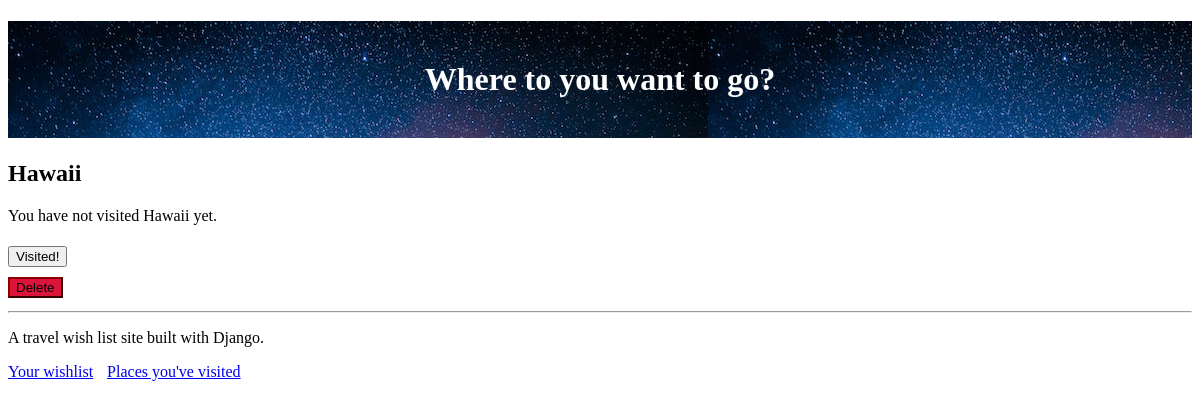
Before: /place/15 (signed in) with the older database file.
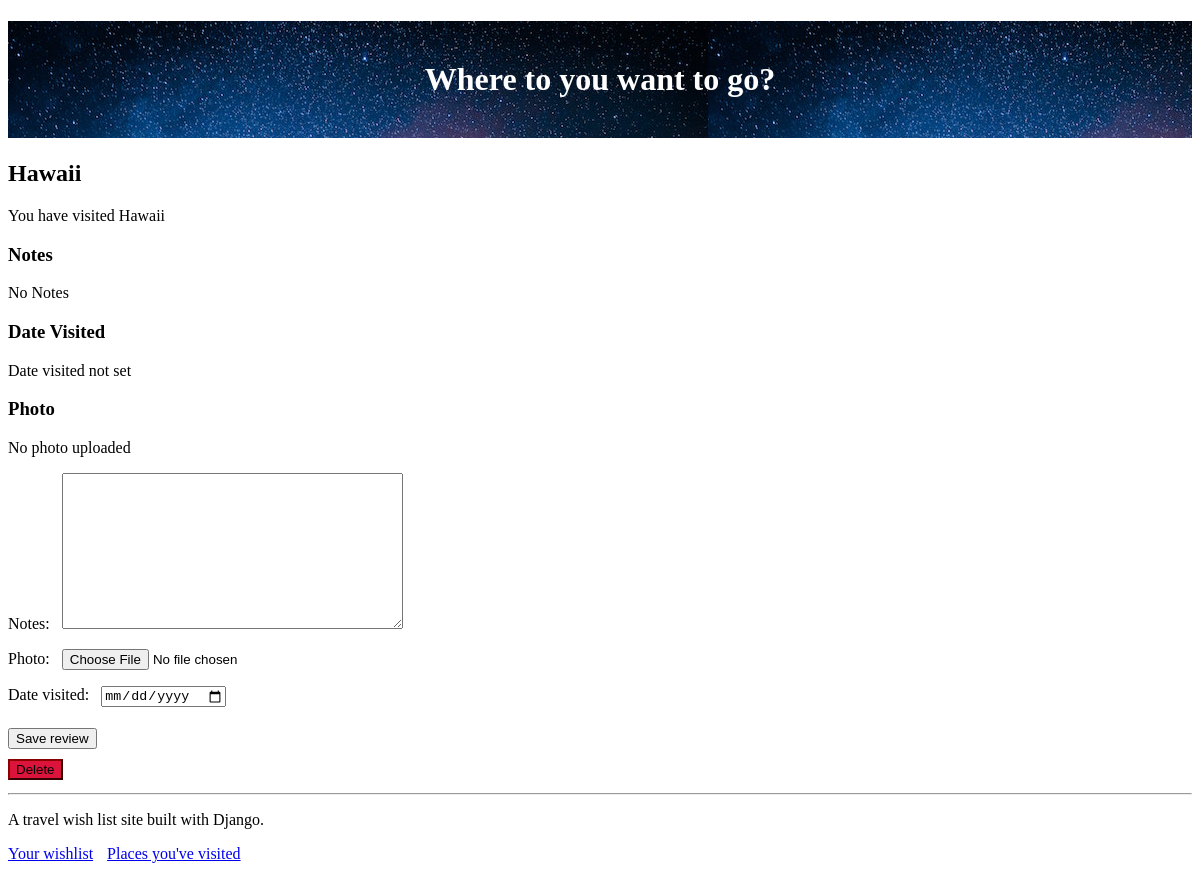
After: the same page with the newer database file.
### travel_wishlist/models.py (models this page shows, shortened)
class Place(models.Model):
    user = models.ForeignKey('auth.User', null=False, on_delete=models.CASCADE)
    name = models.CharField(max_length=200)
    visited = models.BooleanField(default=False)
    notes = models.TextField(blank=True, null=True)  #text field unlimited size(charfiels are limited)
    date_visited = models.DateField(blank=True, null=True)  #null = True means not required
    photo = models.ImageField(upload_to='user_images/', blank=True, null=True)

### travel_wishlist/views.py (the view)
# urls.py: path('place/<int:place_pk>', views.place_detail, name='place_details'), #captures any pk
@login_required
def place_detail(request, place_pk):
    place = get_object_or_404(Place, pk=place_pk)
    if place.user != request.user:
        return HttpResponseForbidden()
    if request.method == 'POST':
        form = TripReviewForm(request.POST, request.FILES, instance=place)
        if form.is_valid(): #if the form is valid(all filled out correctly with correct types of data, then save)
            form.save() #updates this place object w/ added data
            messages.info(request, 'Trip information was updated!')
        else:
            messages.error(request, form.errors) #temp error message
        return redirect('place_details', place_pk=place_pk) #redirects are GET; this is calling this method again
    else: #GET place details
        if place.visited: #make new form; render template providing place and review form
            review_form = TripReviewForm(instance=place) #pre-populated w data from this place instance
            return render(request, 'travel_wishlist/place_detail.html', {'place': place, 'review_form': review_form} )
        else: #don't show form; just render the template
            return render(request, 'travel_wishlist/place_detail.html', {'place': place} )

### travel_wishlist/forms.py
class TripReviewForm(forms.ModelForm):
    class Meta: #new form
        model = Place
        fields = {'notes', 'date_visited', 'photo'}
        widgets = {
            'date_visited': DateInput()
        }

### travel_wishlist/templates/travel_wishlist/place_detail.html (shortened to what this page needs)
{% extends 'travel_wishlist/base.html' %}
{% load static %}
{% block content %}
<h2>{{place.name }}</h2>
{% if place.visited %}
    <p>You have visited {{ place.name }}</p>
    <h3>Notes</h3>
    <p>{{ place.notes|default:"No Notes" }}</p>
    <h3>Date Visited</h3>
    <p>{{ place.date_visited|default:"Date visited not set" }} </p>
    <h3>Photo</h3>
    {% if place.photo %}
        <img src="{{ place.photo.url }}">
    {% else %}
        <p>No photo uploaded</p>
    {% endif %}
    <form action="{% url 'place_details' place.pk %}" method="POST" enctype="multipart/form-data">
        {{ review_form.as_p }}
        <button type="submit">Save review</button>
    </form>
{% else %}
    <p>You have not visited {{ place.name }} yet.</p>
    <form action="{% url 'place_was_visited' place.pk %}" method="POST">
        <button type="submit" class="visited">Visited!</button>
    </form>
{% endif %}
<form action="{% url 'delete_place' place.pk %}" method="POST">
    <button type=submit class="delete">Delete</button>
</form>
{% endblock %}

Changed rows visible on the page:
changed Place "Hawaii": visited False → True (drawn); notes (not shown) → "No Notes"; date_visited (not shown) → "Date visited not set"
Other visible differences:
text no longer shown: "You have not visited yet. Visited!"
text now shown: "You have visited Notes Date Visited Photo No photo uploaded Notes: Photo: Date visited: Save review"
